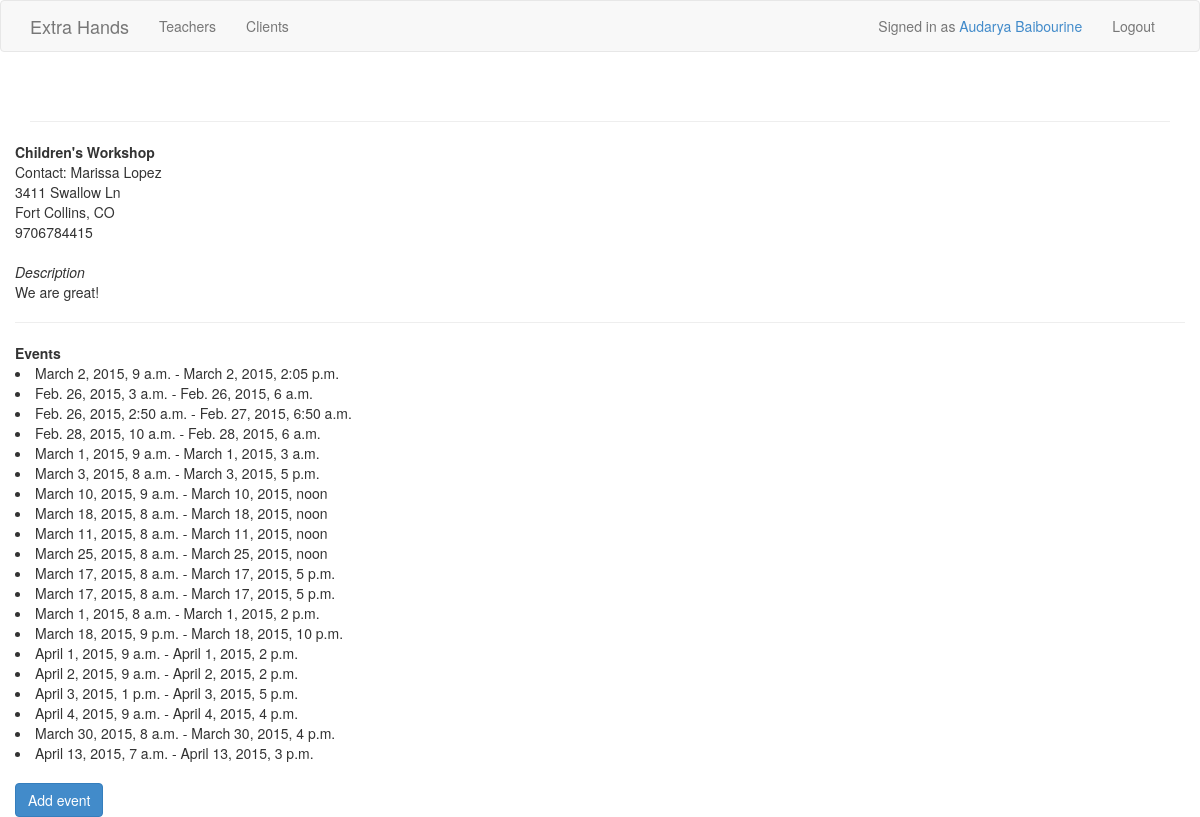
The app's page /client/childrens-workshop/ (signed in), older data.
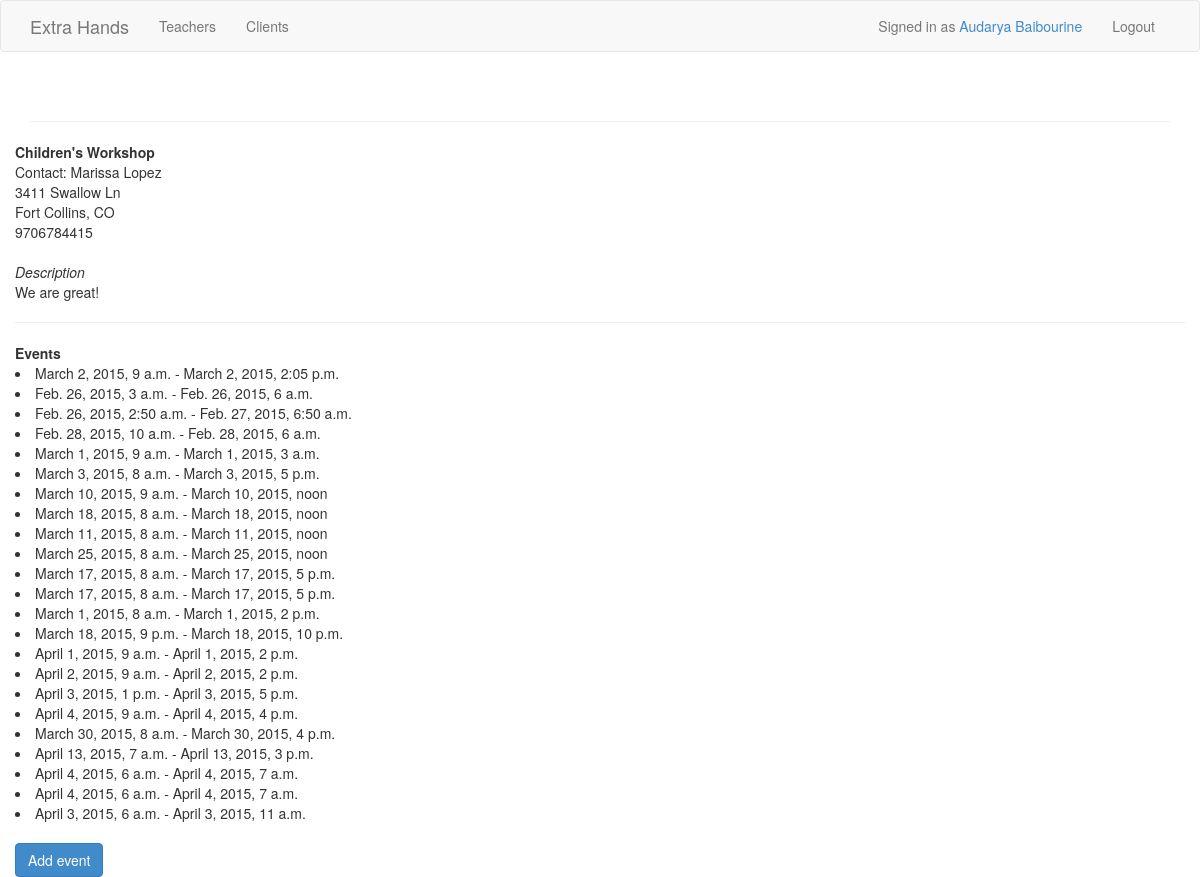
The same page, newer data.
### extra_hands_app/models.py (models this page shows, shortened)
class Client(models.Model):
    user = models.OneToOneField(User)
    organization = models.CharField(max_length=128)
    street = models.CharField(max_length=30)
    city = models.CharField(max_length=30)
    state = models.CharField(max_length=2)
    phone_number = models.CharField(max_length=15)
    description = models.CharField(max_length=600)
    client_slug = models.SlugField(unique=True)
    campus = models.IntegerField(default=1)

class Event(models.Model):
    start_time = models.DateTimeField()
    end_time = models.DateTimeField()
    teacher = models.ForeignKey(Teacher, blank=True, null=True, default=None)
    client = models.ForeignKey(Client)
    is_open = models.BooleanField(default=False)
    in_progress = models.BooleanField(default=False)
    comments = models.CharField(max_length=500, blank=True, default ='')
    is_on_call = models.BooleanField(default=False)
    event_class = models.CharField(max_length=100, default='event-info')

### extra_hands_app/views.py (the view)
# urls.py: url(r'client/(?P<client_slug>[\w\-]+)/$', views.get_client, name ='get_client'),
@login_required
def get_client(request, client_slug):
    context_dict = {}
    try:
        client = Client.objects.get(client_slug=client_slug)
        context_dict['client'] = client
    except Client.DoesNotExist:
        pass
    client_events = Event.objects.filter(client = client)
    context_dict['events'] = client_events
    return render(request, 'client.html', context_dict)

### templates/client.html
{% extends 'base.html' %}
{% block content %}
    <strong>{{ client.organization }}</strong><br>
    Contact: {{ client.user.get_full_name }}<br>
    {{ client.street }}<br>
    {{ client.city }}, {{ client.state }} <br>
    {{ client.phone_number }}<br><br>
    <i>Description</i><br>
    <p>{{ client.description }}</p>
    <hr>
    <strong>Events</strong>
    {% for event in events %}
        <li>{{ event.start_time }} - {{ event.end_time }}</li>
    {% endfor %}
    <br>
    <a href="{% url 'add_event' client.client_slug  %}" class="btn btn-primary">Add event</a>
{% endblock %}

### templates/base.html (shortened to what this page needs)
<!DOCTYPE html>
{% load staticfiles %}
<html>
<head lang="en">
    <link href="{% static 'css/bootstrap.min.css' %}" rel="stylesheet">
    <link href="{% static 'css/custom.css' %}" rel="stylesheet">
</head>
<body>
    <nav class="navbar navbar-default">
        <div class="container">
            <div class="navbar-header">
              <a class="navbar-brand" href="/">Extra Hands</a>
            </div>
            <div class="collapse navbar-collapse" id="bs-example-navbar-collapse-1">
              <ul class="nav navbar-nav">
                <li><a href="{% url 'get_all_teachers' %}">Teachers</a></li>
                <li><a href="{% url 'get_all_clients' %}">Clients</a></li>
              </ul>
              <ul class="nav navbar-nav navbar-right">
                  {% if user.is_authenticated %}
                      <p class="navbar-text">Signed in as <a href="{% url 'myaccount' %}">{{ user.get_full_name }}</a></p>
                <li><a href="{% url 'logout' %}">Logout</a></li>
                  {% endif %}
              </ul>
            </div>
        </div>
    </nav>
    <div class="container">
        <div class="row">
            <div class="col-md-12">
                <div class="page-header">
                </div>
            </div>
        </div>
    </div>
    <div class="container">
        <div class="row">
            {% block content %}{% endblock %}
        </div>
    </div>
</body>
</html>

Row changes from the older to the newer data that the page shows:
added Event: start_time "April 4, 2015, 6 a.m.", end_time "April 4, 2015, 7 a.m."
added Event: start_time "April 4, 2015, 6 a.m.", end_time "April 4, 2015, 7 a.m."
added Event: start_time "April 3, 2015, 6 a.m.", end_time "April 3, 2015, 11 a.m."
